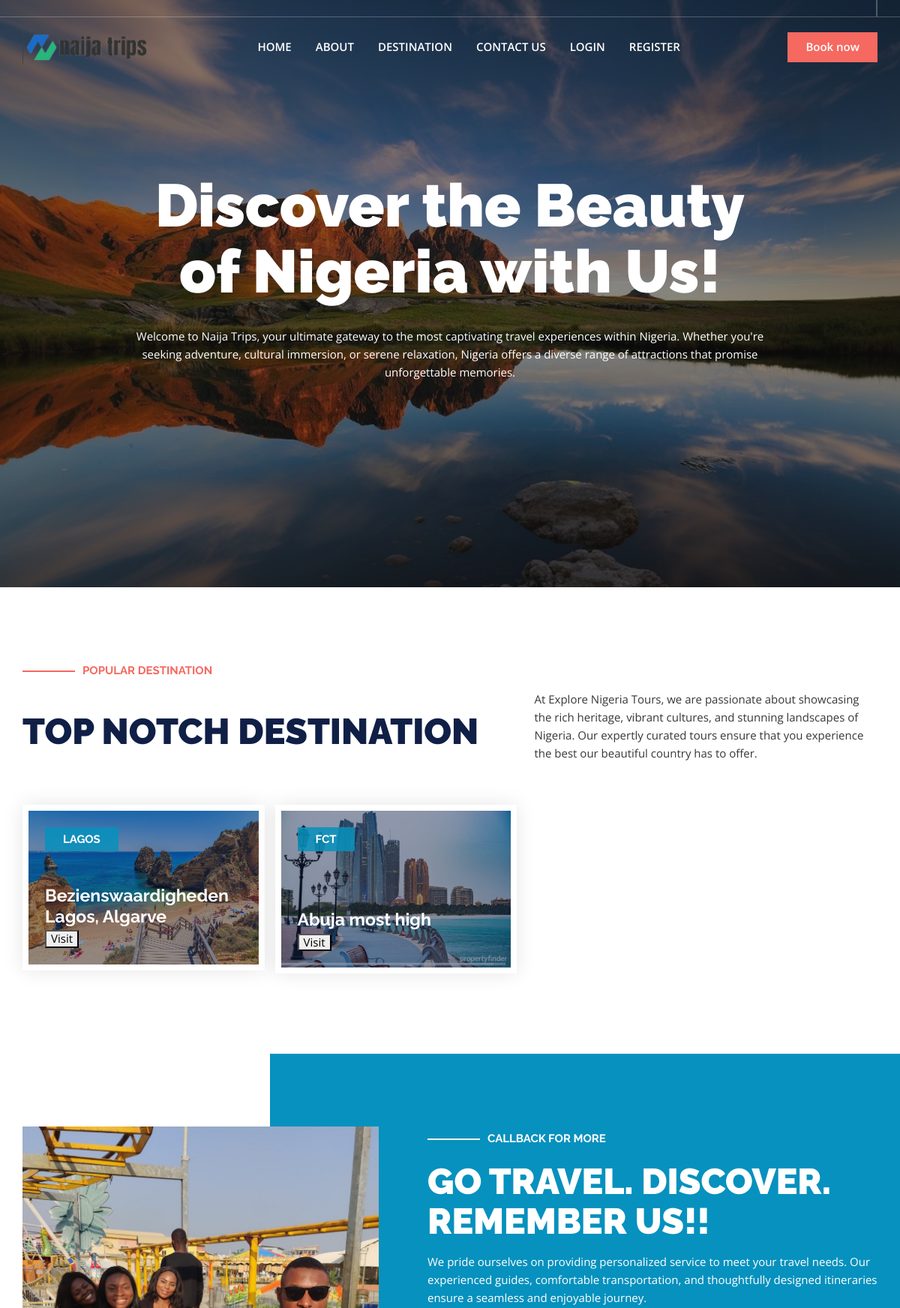
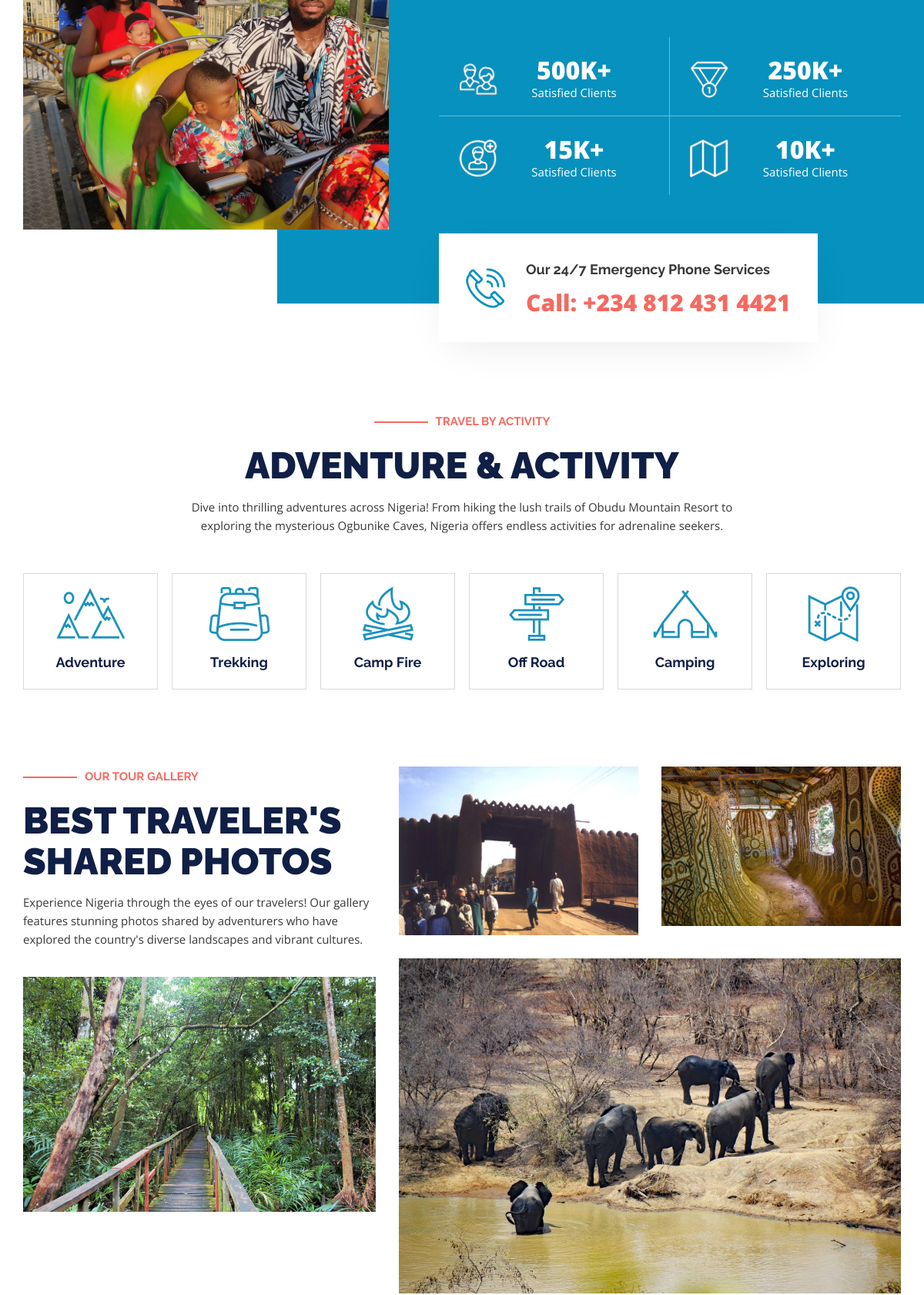
The page / (upper part) on the database its author committed (2 pictures, top to bottom).
### tables this page shows
CREATE TABLE `destinations` (
  `id` int(11) NOT NULL,
  `state` varchar(50) NOT NULL,
  `destination` varchar(50) NOT NULL,
  `destinationImg` text NOT NULL
);

### index.php (the view, shortened to what this page needs)
<?php
   include "header.php";
?>
         <main id="content" class="site-main">
            <section class="home-slider-section">
               <div class="home-slider">
                  <div class="home-banner-items">
                     <div class="banner-inner-wrap" style="background-image: url(assets/images/home.jpg);"></div>
                        <div class="banner-content-wrap">
                           <div class="container">
                              <div class="banner-content text-center">
                                 <h2 class="banner-title">Discover the Beauty of Nigeria with Us!</h2>
                                 <p>Welcome to Naija Trips, your ultimate gateway to the most captivating travel experiences within Nigeria. Whether you're seeking adventure, cultural immersion, or serene relaxation, Nigeria offers a diverse range of attractions that promise unforgettable memories.</p>
                              </div>
                           </div>
                        </div>
                     <div class="overlay"></div>
                  </div>
               </div>
            </section>
            <section class="destination-section">
               <div class="container">
                  <div class="section-heading">
                     <div class="row align-items-end">
                        <div class="col-lg-7">
                           <br><br><h5 class="dash-style">POPULAR DESTINATION</h5></br></br>
                           <h2>TOP NOTCH DESTINATION</h2>
                        </div>
                        <div class="col-lg-5">
                           <div class="section-disc">
                              At Explore Nigeria Tours, we are passionate about showcasing the rich heritage, vibrant cultures, and stunning landscapes of Nigeria. Our expertly curated tours ensure that you experience the best our beautiful country has to offer.
                           </div>
                        </div>
                     </div>
                  </div>
                  <div class="destination-inner destination-three-column">
                     <div class="row">
                        <div class="col-lg-7">
                           <div class="row">
                           <?php
    include 'connection.php';
    $query = "SELECT * FROM destinations";
    $result = $conn->query($query);
    if ($result->num_rows > 0) {
        while ($row = $result->fetch_assoc()) {
            ?>
                               <div class="col-sm-6">
                <div class="desti-item overlay-desti-item">
                    <figure class="desti-image">
                    <img src="admin/assets/uploads/destinations/<?php echo htmlspecialchars($row['destinationImg']); ?>" alt="<?php echo htmlspecialchars($row['destination']); ?>">
                    </figure>
                    <div class="meta-cat bg-meta-cat">
                        <a href="#"><?php echo htmlspecialchars($row['state']); ?></a>
                    </div>
                    <div class="desti-content">
                        <h3><?php echo htmlspecialchars($row['destination']); ?></h3>
                        <a href="booking.php"><button>Visit</button></a>
                    </div>
                </div>
            </div>
            <?php
        }
    } else {
        echo "<p>No destinations found.</p>";
    }
    ?>
                           </div>
                        </div>
                     </div>
                  </div>
               </div>
            </section>
            <section class="callback-section">
               <div class="container">
                  <div class="row no-gutters align-items-center">
                     <div class="col-lg-5">
                        <div class="callback-img" style="background-image: url(assets/images/people.jpg);">
                        </div>
                     </div>
                     <div class="col-lg-7">
                        <div class="callback-inner">
                           <div class="section-heading section-heading-white">
                              <h5 class="dash-style">CALLBACK FOR MORE</h5>
                              <h2>GO TRAVEL. DISCOVER. REMEMBER US!!</h2>
                              <p>We pride ourselves on providing personalized service to meet your travel needs. Our experienced guides, comfortable transportation, and thoughtfully designed itineraries ensure a seamless and enjoyable journey.</p>
                           </div>
                           <div class="callback-counter-wrap">
                              <div class="counter-item">
                                 <div class="counter-icon">
                                   <img src="assets/images/icon1.png" alt="">
                                 </div>
                                 <div class="counter-content">
                                    <span class="counter-no">
                                       <span class="counter">500</span>K+
                                    </span>
                                    <span class="counter-text">
                                       Satisfied Clients
                                    </span>
                                 </div>
                              </div>
                              <div class="counter-item">
                                 <div class="counter-icon">
                                   <img src="assets/images/icon2.png" alt="">
                                 </div>
                                 <div class="counter-content">
                                    <span class="counter-no">
                                       <span class="counter">250</span>K+
                                    </span>
                                    <span class="counter-text">
                                       Satisfied Clients
                                    </span>
                                 </div>
                              </div>
                              <div class="counter-item">
                                 <div class="counter-icon">
                                   <img src="assets/images/icon3.png" alt="">
                                 </div>
                                 <div class="counter-content">
                                    <span class="counter-no">
                                       <span class="counter">15</span>K+
                                    </span>
                                    <span class="counter-text">
                                       Satisfied Clients
                                    </span>
                                 </div>
                              </div>
                              <div class="counter-item">
                                 <div class="counter-icon">
                                   <img src="assets/images/icon4.png" alt="">
                                 </div>
                                 <div class="counter-content">
                                    <span class="counter-no">
                                       <span class="counter">10</span>K+
                                    </span>
                                    <span class="counter-text">
                                       Satisfied Clients
                                    </span>
                                 </div>
                              </div>
                           </div>
                           <div class="support-area">
                              <div class="support-icon">
                                 <img src="assets/images/icon5.png" alt="">
                              </div>
                              <div class="support-content">
                                 <h4>Our 24/7 Emergency Phone Services</h4>
                                 <h3>
                                    <a href="#">Call: +234 812 431 4421</a>
                                 </h3>
                              </div>
                           </div>
                        </div>
                     </div>
                  </div>
               </div>
            </section>
            <section class="activity-section">
               <div class="container">
                  <div class="section-heading text-center">
                     <div class="row">
                        <div class="col-lg-8 offset-lg-2">
                           <h5 class="dash-style">TRAVEL BY ACTIVITY</h5>
                           <h2>ADVENTURE & ACTIVITY</h2>
                           <p>Dive into thrilling adventures across Nigeria! From hiking the lush trails of Obudu Mountain Resort to exploring the mysterious Ogbunike Caves, Nigeria offers endless activities for adrenaline seekers.</p>
                        </div>
                     </div>
                  </div>
                  <div class="activity-inner row">
                     <div class="col-lg-2 col-md-4 col-sm-6">
                        <div class="activity-item">
                           <div class="activity-icon">
                              <a href="#">
                                 <img src="assets/images/icon6.png" alt="">
                              </a>
                           </div>
                           <div class="activity-content">
                              <h4>
                                 <a href="#">Adventure</a>
                              </h4>
                           </div>
                        </div>
                     </div>
                     <div class="col-lg-2 col-md-4 col-sm-6">
                        <div class="activity-item">
                           <div class="activity-icon">
                              <a href="#">
                                 <img src="assets/images/icon10.png" alt="">
                              </a>
                           </div>
                           <div class="activity-content">
                              <h4>
                                 <a href="#">Trekking</a>
                              </h4>
                           </div>
                        </div>
                     </div>
                     <div class="col-lg-2 col-md-4 col-sm-6">
                        <div class="activity-item">
                           <div class="activity-icon">
                              <a href="#">
                                 <img src="assets/images/icon9.png" alt="">
                              </a>
                           </div>
                           <div class="activity-content">
                              <h4>
                                 <a href="#">Camp Fire</a>
                              </h4>
                           </div>
                        </div>
                     </div>
                     <div class="col-lg-2 col-md-4 col-sm-6">
                        <div class="activity-item">
                           <div class="activity-icon">
                              <a href="#">
                                 <img src="assets/images/icon8.png" alt="">
                              </a>
                           </div>
                           <div class="activity-content">
                              <h4>
                                 <a href="#">Off Road</a>
                              </h4>
                           </div>
                        </div>
                     </div>
                     <div class="col-lg-2 col-md-4 col-sm-6">
                        <div class="activity-item">
                           <div class="activity-icon">
                              <a href="#">
                                 <img src="assets/images/icon7.png" alt="">
                              </a>
                           </div>
                           <div class="activity-content">
                              <h4>
                                 <a href="#">Camping</a>
                              </h4>
                           </div>
                        </div>
                     </div>
                     <div class="col-lg-2 col-md-4 col-sm-6">
                        <div class="activity-item">
                           <div class="activity-icon">
                              <a href="#">
                                 <img src="assets/images/icon11.png" alt="">
                              </a>
                           </div>
                           <div class="activity-content">
                              <h4>
                                 <a href="#">Exploring</a>
                              </h4>
                           </div>
                        </div>
                     </div>
                  </div>
               </div>
            </section>
            <section class="best-section">
               <div class="container">
                  <div class="row">
                     <div class="col-lg-5">
                        <div class="section-heading">
                           <h5 class="dash-style">OUR TOUR GALLERY</h5>
                           <h2>BEST TRAVELER'S SHARED PHOTOS</h2>
                           <p>Experience Nigeria through the eyes of our travelers! Our gallery features stunning photos shared by adventurers who have explored the country's diverse landscapes and vibrant cultures.</p>
                        </div>
                        <figure class="gallery-img">
                           <img src="assets/images/lagos.jpg" alt="">
                        </figure>
                     </div>
                     <div class="col-lg-7">
                        <div class="row">
                           <div class="col-sm-6">
                              <figure class="gallery-img">
                                 <img src="assets/images/kano.jpg" alt="">
                              </figure>
                           </div>
                           <div class="col-sm-6">
                              <figure class="gallery-img">
                                 <img src="assets/images/osun.jpg" alt="">
                              </figure>
                           </div>
                        </div>
                        <div class="row">
                           <div class="col-12">
                              <figure class="gallery-img">
                                 <img src="assets/images/bauchi.jpg" alt="">
                              </figure>
                           </div>
                        </div>
                     </div>
                  </div>
               </div>
            </section>
            <br>
         </main>
         <?php
            include 'footer.php';
            ?>

### rows shown on the page
destinations: destinationImg (picture), state "LAGOS", destination "Bezienswaardigheden Lagos, Algarve"
destinations: destinationImg (picture), state "FCT", destination "Abuja most high"
